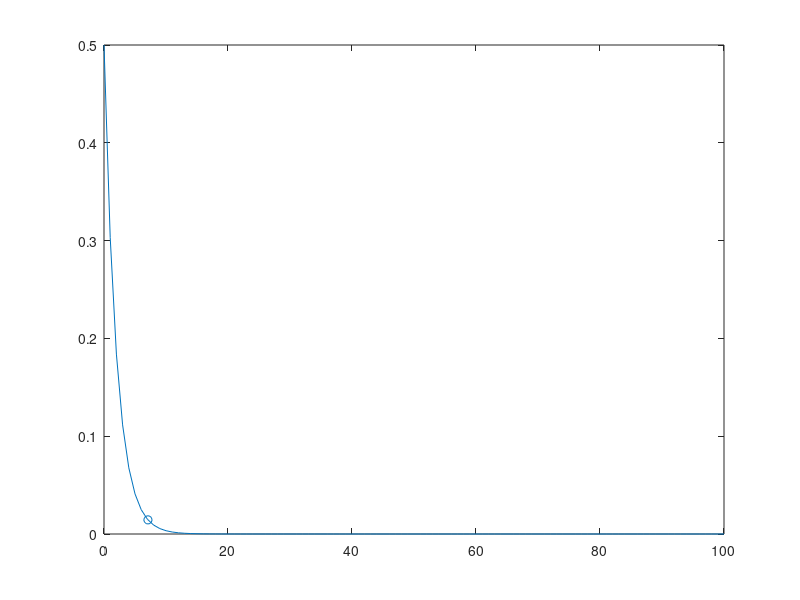

Here is the MATLAB script that generated this plot:
tbl = [68, 33, 217;...
    33, 35, 180];
sumCol = sum(tbl)';
sumFil = sum(tbl,2)';
multSum = (sumCol * sumFil)';
esperado = multSum / sum(tbl(:));
resChi = ((tbl - esperado).^2)./esperado;
resChi = sum(resChi(:));
figure; plot(0:100, chi2pdf(0:100, 2))
hold on; scatter(resChi, chi2pdf(resChi,2))